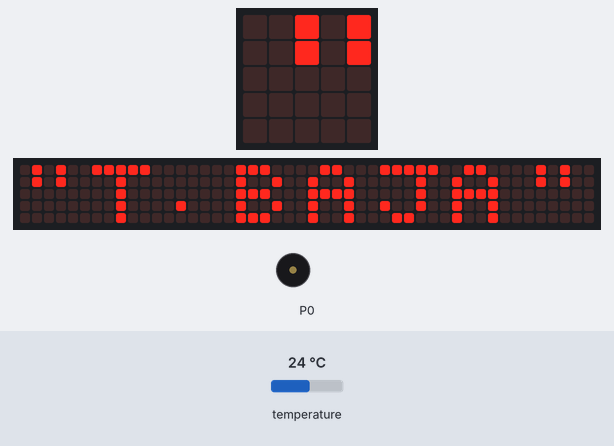
The program below on a simulated BBC micro:bit (MakeCode). Parts: the board's 5×5 LED display, a strip that is not on the board, showing the scrolling text unrolled, buzzer (waves = sounding). The inputs (shaded band) are chosen by the test bench; at power-on: temperature 24 °C. The 48×5 strip is a reading aid, not a part: it shows the text the display is scrolling, unrolled, one strip-width of it at a time.

Above: at 1.2 s.
1.3 s: temperature set to 12 °C
At 8.75 s:
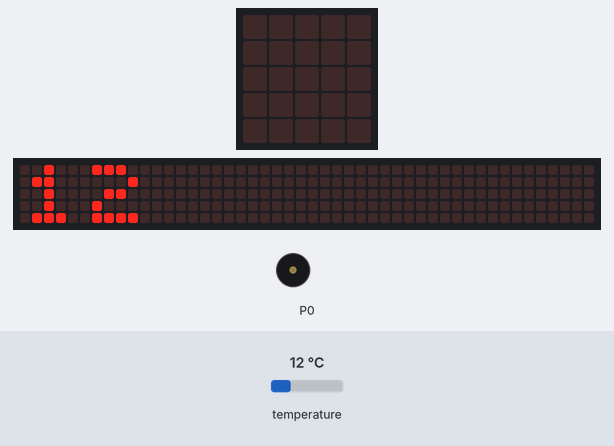
10.7 s: temperature set to 25.2 °C
18.6 s: temperature set to 26.3 °C
At 22.2 s:
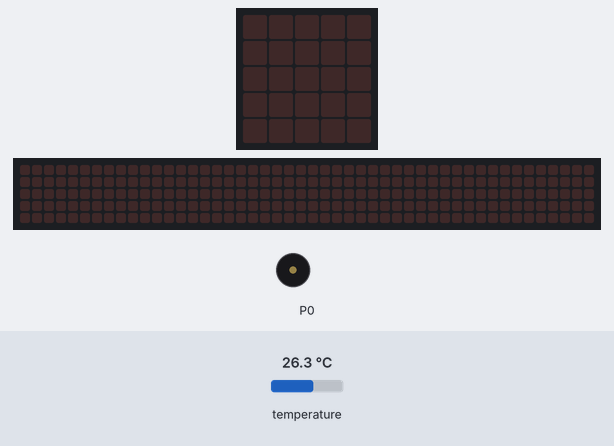
26.5 s: temperature set to 41 °C
At 29.6 s:
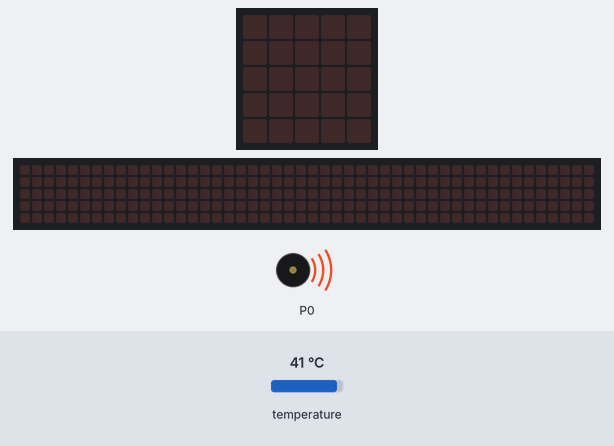
34.4 s: temperature set to 19 °C
At 38.47 s:
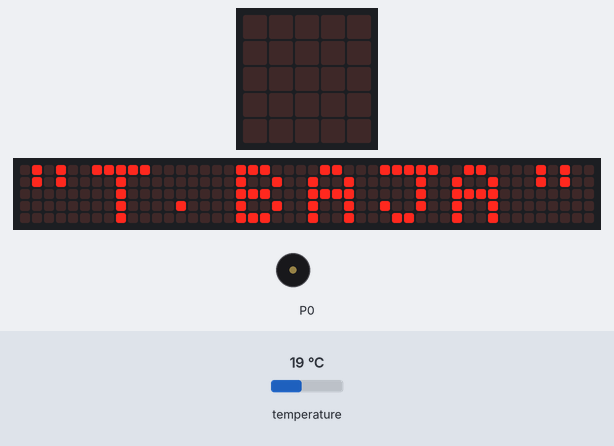
Timing chart, 0 to 82.2 s (numbered marks = the images above; inputs shaded):
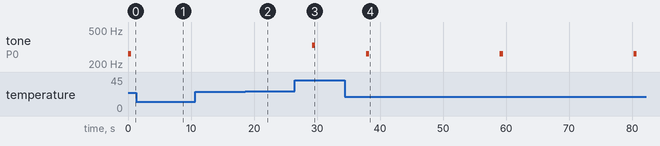

The program:

main.ts
```typescript
basic.forever(function () {
    while (input.temperature() > 34) {
        basic.showNumber(input.temperature())
        music.playTone(330, music.beat(BeatFraction.Whole))
        basic.showString("\"T.ALTA\"")
    }
    while (input.temperature() < 26) {
        music.playTone(262, music.beat(BeatFraction.Whole))
        basic.showString("\"T.BAJA\"")
        basic.showNumber(input.temperature())
        basic.showString("\"T.NORMAL\"")
    }
})
```

test.ts
```typescript
// aquí va el archivo "tests"; esto no se compilará cuando este paquete se utilice como una extensión.
```

Measured:
- the behaviour switches between 25.9 and 26 °C on temperature (found by bisection; images 1 and 2)
- after the input at 18.6 s, tone on P0: stays silent (without the input it goes to 262 Hz after 2.6 s)
- after the input at 26.5 s, tone on P0: silent → 330 Hz after 2.7 s, → silent 0.50 s later; the display: first changes at once (image 3 shows a later state)
- after the input at 34.4 s, tone on P0: alternates 262 Hz for 0.50 s and silent for 20.7 s, starting after 3.4 s
- what the display in image 3 shows lasts 0.5 s, from 29.2 s to 29.7 s
